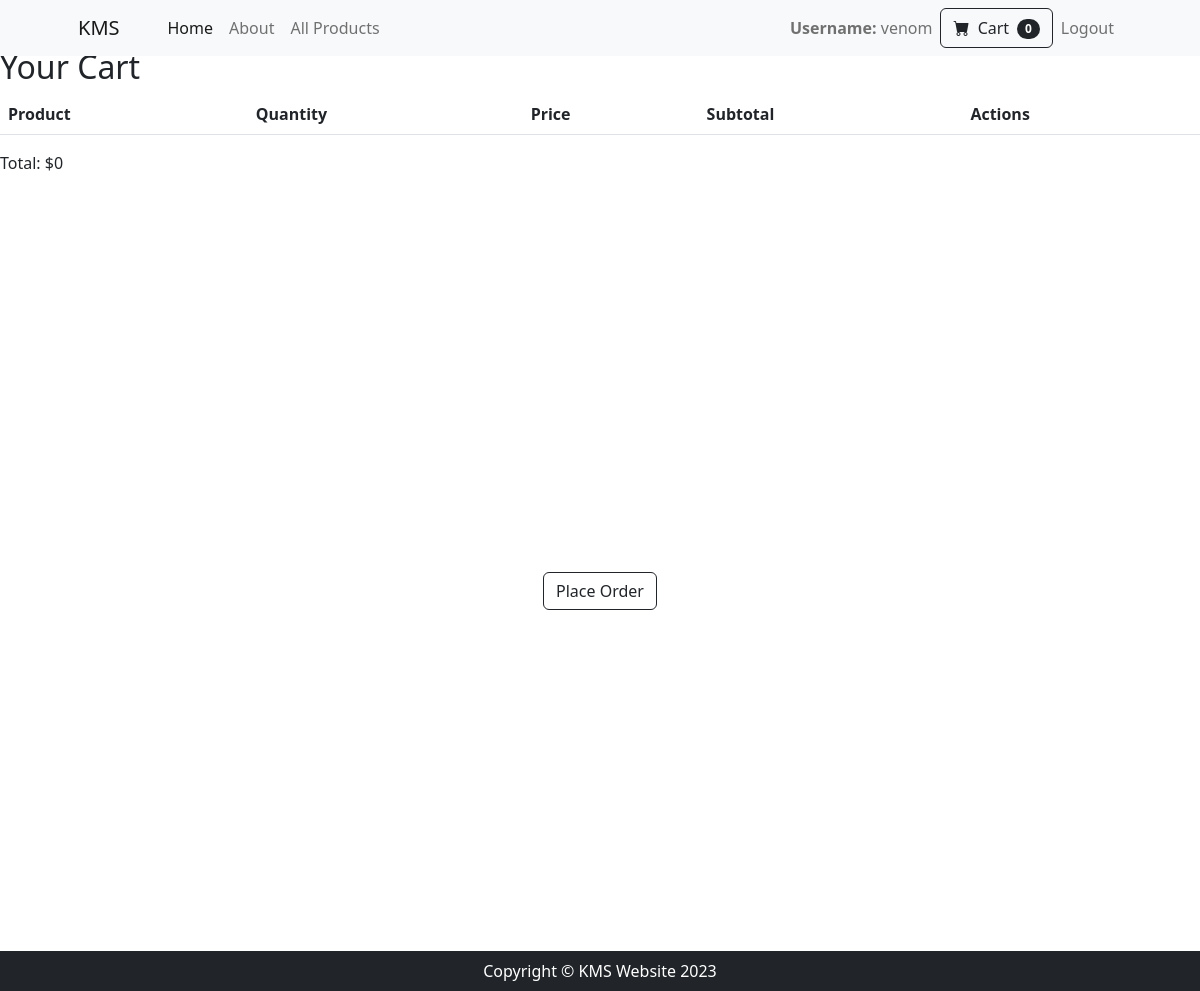
The app's page /cart/view/ (signed in), older data.
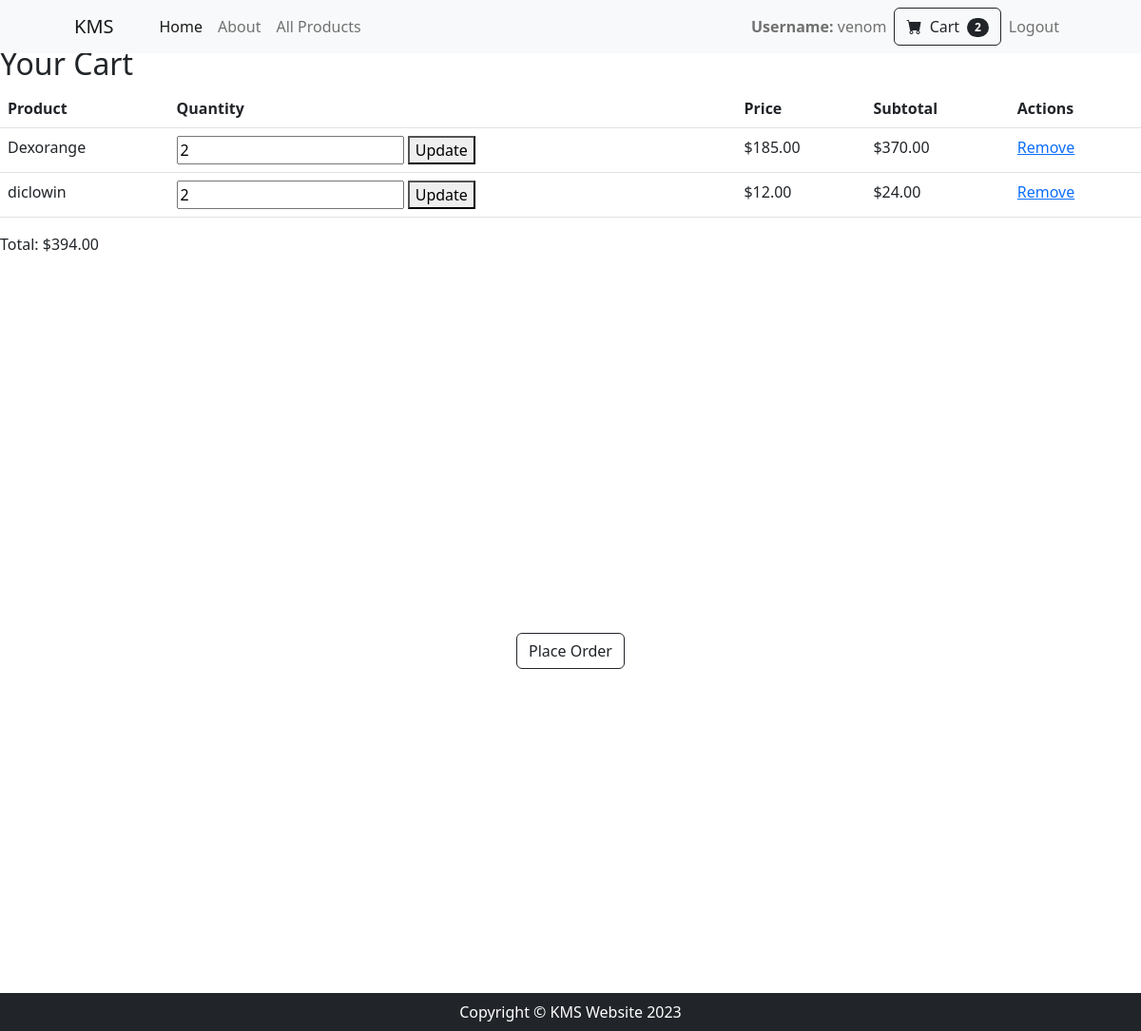
The same page, newer data.
### cart/models.py (models this page shows)
class CartItem(models.Model):
    cart = models.ForeignKey(Cart, on_delete=models.CASCADE)
    product = models.ForeignKey(Product, on_delete=models.CASCADE)
    quantity = models.PositiveIntegerField(default=0)  # Default value

### products/models.py (models this page shows, shortened)
class Product(models.Model):
    name = models.CharField(max_length=200)
    description = models.TextField()
    price = models.DecimalField(max_digits=10, decimal_places=2)
    category = models.ForeignKey(Category, on_delete=models.CASCADE)
    tags = models.ManyToManyField(Tag)
    image = models.ImageField(upload_to='products/', default='products/default.png', blank=True, null=True)

### cart/views.py (the view)
# urls.py: path('view/', views.view_cart, name='view_cart'),
@login_required
def view_cart(request):
    user = request.user
    if user.is_authenticated:
        cart, created = Cart.objects.get_or_create(user=user)
        cart_items = cart.cartitem_set.all()
        cart_items_count = cart_items.count()
        total_price = sum(item.product.price * item.quantity for item in cart_items)
        return render(request, 'cart/view_cart.html', {'cart_items': cart_items, 'total_price': total_price, 'cart_items_count': cart_items_count})
    else:
        return HttpResponse("Please log in to view your cart.")

### accounts/context_processors.py (called while the page is built)
def cart_items_count(request):
    cart_items_count = 0
    if request.user.is_authenticated:
        cart, created = Cart.objects.get_or_create(user=request.user)
        cart_items_count = cart.cartitem_set.count()
    return {'cart_items_count': cart_items_count}

def user_profile_context(request):
    user_profile = None
    if request.user.is_authenticated:
        user_profile = UserProfile.objects.get(user=request.user)
    return {'user_profile': user_profile}

### orders/templatetags/cart_tags.py (called while the page is built)
@register.filter
def total_price(cart_items):
    return sum(item.product.price * item.quantity for item in cart_items)

@register.filter
def calculate_subtotal(cart_item):
    return cart_item.product.price * cart_item.quantity

### cart/templates/cart/view_cart.html (shortened to what this page needs)
{% extends 'accounts/base.html' %}
{% load cart_tags %}
{% block content %}
  <h2>Your Cart</h2>
  <table class="table">
    <thead>
      <tr>
        <th>Product</th>
        <th>Quantity</th>
        <th>Price</th>
        <th>Subtotal</th>
        <th>Actions</th>
      </tr>
    </thead>
    <tbody>
      {% for cart_item in cart_items %}
        <tr>
          <td>{{ cart_item.product.name }}</td>
          <td>
            <form method="post" action="{% url 'cart:update_cart' cart_item.id %}">
              <input type="number" name="quantity" value="{{ cart_item.quantity }}" min="1">
              <button type="submit">Update</button>
            </form>
          </td>
          <td>${{ cart_item.product.price }}</td>
          <td>${{ cart_item|calculate_subtotal }}</td>
          <td>
            <a href="{% url 'cart:remove_from_cart' cart_item.id %}">Remove</a>
          </td>
        </tr>
      {% endfor %}
    </tbody>
  </table>
  <p>Total: ${{ cart_items|total_price }}</p>
  <div style="display: flex; justify-content: center; align-items: center; height: 100vh;">
    <a class="btn btn-outline-dark" href="{% url 'orders:place_order' %}">Place Order</a>
  </div>
{% endblock %}

### accounts/templates/accounts/base.html (shortened to what this page needs)
{% load static %}
<!DOCTYPE html>
<html lang="en">
    <head>
        <link href="https://cdn.jsdelivr.net/npm/bootstrap-icons@1.5.0/font/bootstrap-icons.css" rel="stylesheet" />
        {% block styles %}<link rel="stylesheet" href="{% static 'css/base_style.css' %}">{% endblock %}
    </head>
    <body>
        <nav class="navbar navbar-expand-lg navbar-light bg-light static-nav">
            <div class="container px-4 px-lg-5">
                <a class="navbar-brand" href="#!">KMS</a>
                <div class="collapse navbar-collapse" id="navbarSupportedContent">
                    <ul class="navbar-nav me-auto mb-2 mb-lg-0 ms-lg-4">
                        <li class="nav-item"><a class="nav-link active" aria-current="page" href="{% url 'accounts:profile' %}">Home</a></li>
                        <li class="nav-item"><a class="nav-link" href="{% url 'accounts:about' %}">About</a></li>
                        <li class="nav-item dropdown">
                            <a class="nav-link" href="{% url 'products:all_products' %}" role="button" >All Products</a>
                        </li>
                    </ul>
                    <ul class="navbar-nav  mb-2 mb-lg-0 ms-lg-4">
                        <li class="nav-item"><a class="nav-link" ><strong>Username:</strong> {{ user_profile.user.username }}</a></li>
                        <form class="d-flex" action="{% url 'cart:view_cart' %}" method="get">
                            <button class="btn btn-outline-dark" type="submit">
                                <i class="bi-cart-fill me-1"></i>
                                Cart
                                <span class="badge bg-dark text-white ms-1 rounded-pill">{{ cart_items_count }}</span>
                            </button>
                        </form>
                    <li class="nav-item"><a class="nav-link" href="{% url 'accounts:user_logout' %}">Logout</a></li></ul>
                </div>
            </div>
        </nav>
        <div style="margin-top: 3rem;">
        {% block content %}{% endblock %}
        </div>
        <footer class="py-2 bg-dark fixed-bottom">
            <div class="container"><p class="m-0 text-center text-white">Copyright &copy; KMS Website 2023</p></div>
        </footer>
    </body>
</html>

Row changes from the older to the newer data that the page shows:
added CartItem: product.name "Dexorange", quantity "2", product.price "185.00", product+quantity "370.00", product+quantity "394.00"
added CartItem: product.name "diclowin", quantity "2", product.price "12.00", product+quantity "24.00"
Text that changed along with them:
{{ cart_items_count }}: "0" → "2"
{{ cart_items|total_price }}: "0" → (not shown)
